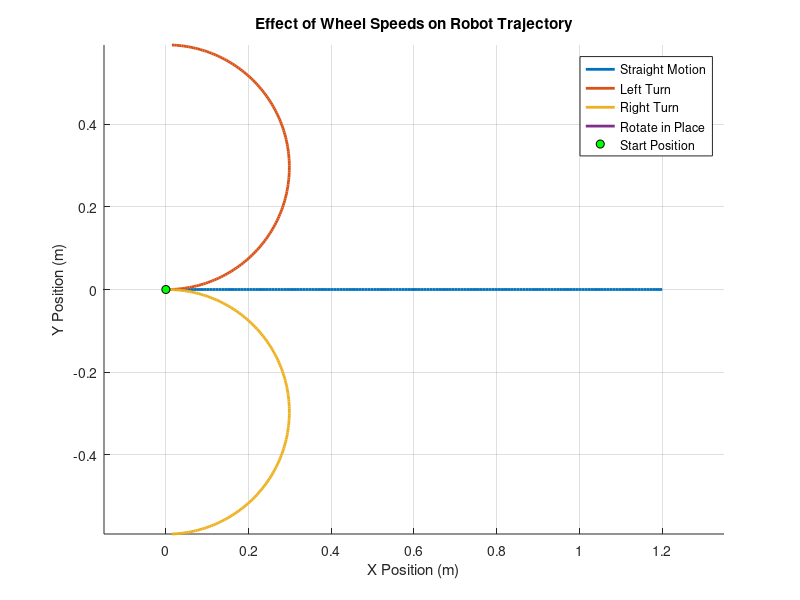
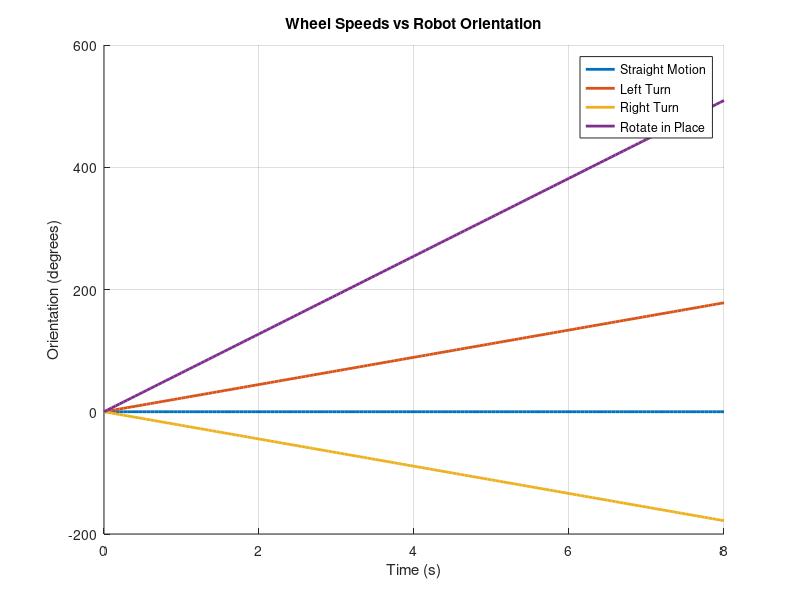

Reproduce these figures in MATLAB, in order.
clc;
clear;
close all;

% Experiment 02: Effect of wheel velocities
% on differential-drive robot motion

wheelBase = 0.18;    % Distance between wheels (m)
dt = 0.05;           % Time step (s)
totalTime = 8;       % Simulation duration (s)

time = 0:dt:totalTime;
N = length(time);

% Four wheel-speed combinations
% Columns: [Left wheel, Right wheel]
cases = [
    0.15,  0.15;   % Case 1: Straight
    0.08,  0.15;   % Case 2: Left turn
    0.15,  0.08;   % Case 3: Right turn
    -0.10, 0.10    % Case 4: Rotate in place
];

caseNames = {
    'Straight Motion'
    'Left Turn'
    'Right Turn'
    'Rotate in Place'
};

% Store robot trajectories
X = zeros(N, 4);
Y = zeros(N, 4);
Theta = zeros(N, 4);

% Simulate each wheel-speed combination
for c = 1:4

    vLeft = cases(c, 1);
    vRight = cases(c, 2);

    % Calculate linear and angular velocity
    v = (vRight + vLeft) / 2;
    omega = (vRight - vLeft) / wheelBase;

    % Initial pose
    x = 0;
    y = 0;
    theta = 0;

    for k = 1:N-1

        % Update position
        x = x + v * cos(theta) * dt;
        y = y + v * sin(theta) * dt;

        % Update orientation
        theta = theta + omega * dt;

        X(k+1, c) = x;
        Y(k+1, c) = y;
        Theta(k+1, c) = theta;

    end

    fprintf('\n%s\n', caseNames{c});
    fprintf('Linear velocity: %.3f m/s\n', v);
    fprintf('Angular velocity: %.3f rad/s\n', omega);
    fprintf('Final X: %.3f m\n', x);
    fprintf('Final Y: %.3f m\n', y);
    fprintf('Final orientation: %.2f degrees\n', ...
        theta * 180 / pi);

end

% Plot all trajectories
figure;
hold on;

for c = 1:4
    plot(X(:, c), Y(:, c), 'LineWidth', 2);
end

plot(0, 0, 'ko', 'MarkerFaceColor', 'g');

xlabel('X Position (m)');
ylabel('Y Position (m)');
title('Effect of Wheel Speeds on Robot Trajectory');

legend([caseNames; {'Start Position'}], ...
    'Location', 'best');

axis equal;
grid on;

% Plot orientation against time
figure;
hold on;

for c = 1:4
    plot(time, Theta(:, c) * 180 / pi, ...
        'LineWidth', 2);
end

xlabel('Time (s)');
ylabel('Orientation (degrees)');
title('Wheel Speeds vs Robot Orientation');

legend(caseNames, 'Location', 'best');
grid on;
